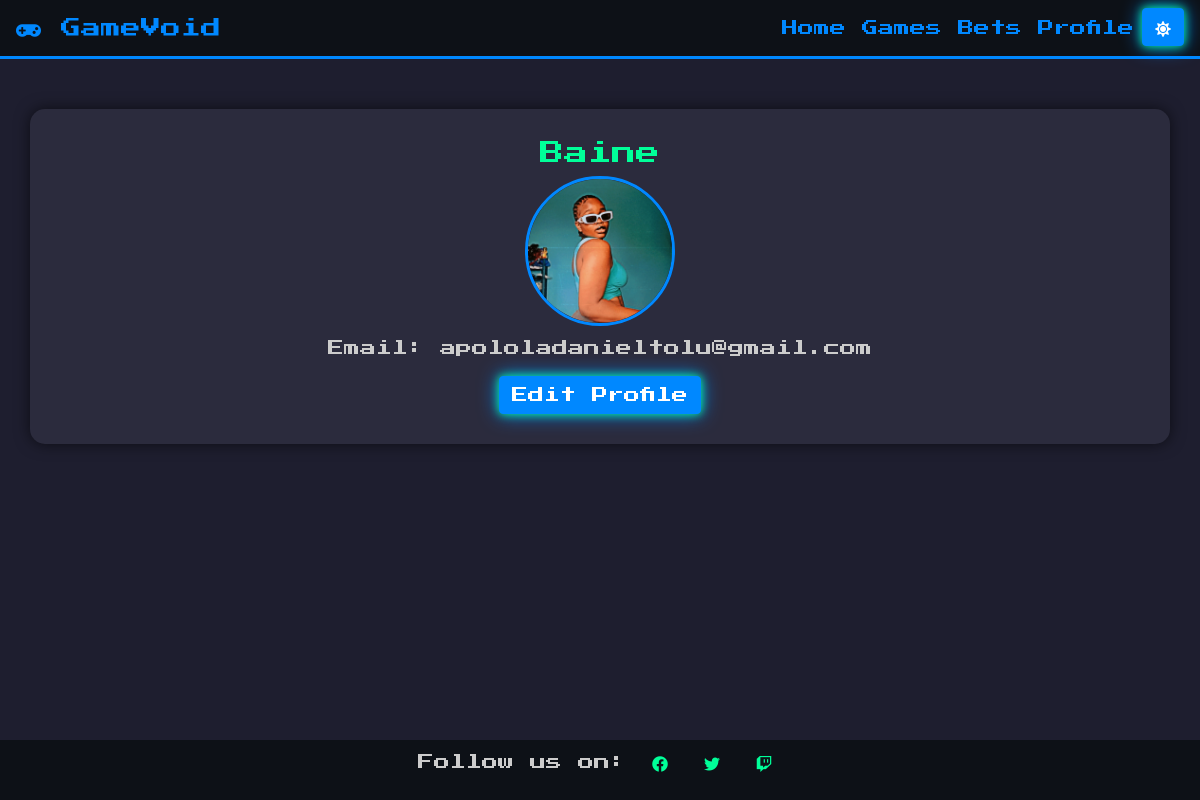
Before: /profile (signed in) with the older database file.
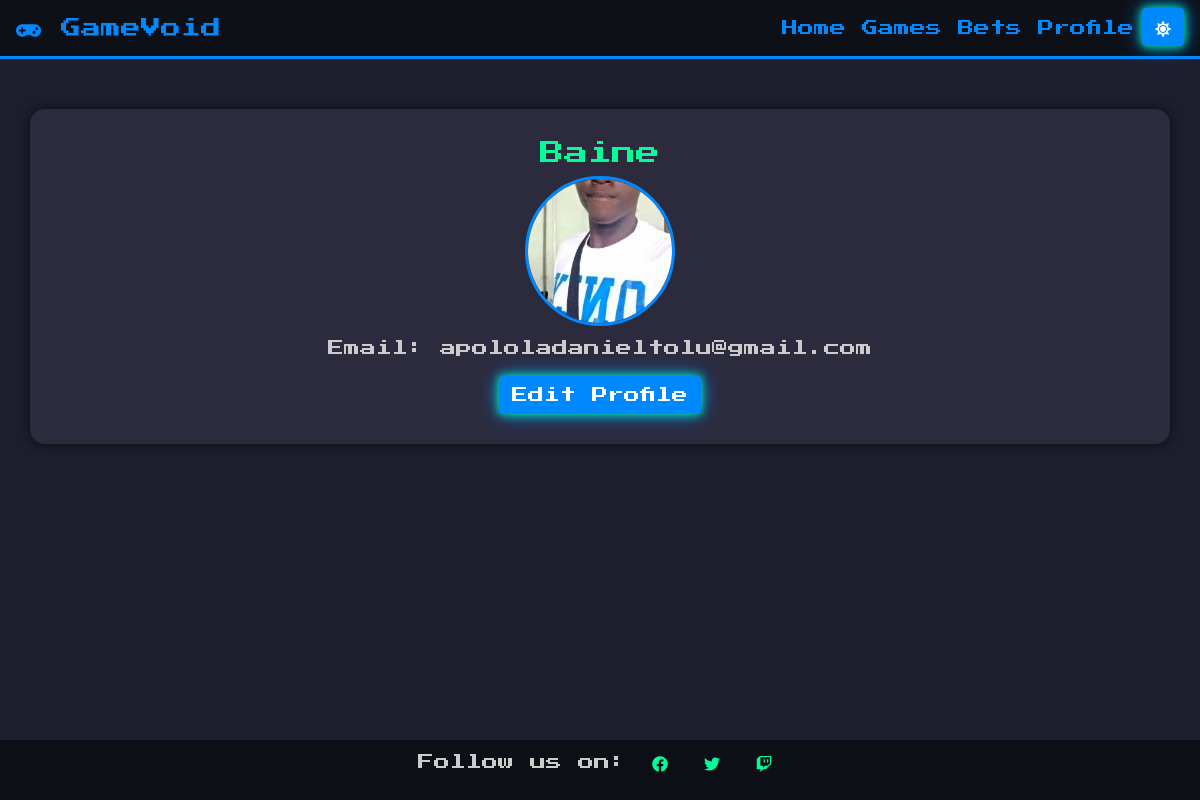
After: the same page with the newer database file.
### utils/models.py (models this page shows)
class User(db.Model):
    __tablename__ = 'Users'
    id = Column(Integer, primary_key=True)
    email = Column(String(120), unique=True, nullable=False)
    username = Column(String(60), unique=True, nullable=False)
    password = Column(String(60), nullable=False)
    profile_pic = Column(String(120), nullable=True)

### utils/routes.py (the view)
@app.route('/profile', methods=['GET', 'POST'])
def profile():
    if 'user_id' in session:  # Check if the user is logged in
        user = User.query.get(session['user_id'])  # Get the user from the database
        if user:
            return render_template("profile.html", user=user)  # Render profile page with user data
        else:
            flash('User not found.', 'danger')
            return redirect(url_for('login'))  # Redirect to login if user is not found
    else:
        flash('You need to log in to access the profile page.', 'danger')
        return redirect(url_for('login'))  # Redirect to login if user is not logged in

### utils/templates/profile.html (shortened to what this page needs)
<!DOCTYPE html>
<html lang="en">
<head>
    <link rel="stylesheet" href="{{ url_for('static', filename='bootstrap.min.css') }}">
    <link rel="stylesheet" href="https://cdnjs.cloudflare.com/ajax/libs/font-awesome/5.15.4/css/all.min.css">
</head>
<body>
    <nav class="navbar navbar-expand-lg">
        <a class="navbar-brand" href="#">
            <i class="fas fa-gamepad"></i> GameVoid
        </a>
        <div class="collapse navbar-collapse" id="navbarNav">
            <ul class="navbar-nav ml-auto">
                <li class="nav-item active">
                    <a class="nav-link" href="/home">Home</a>
                </li>
                <li class="nav-item">
                    <a class="nav-link" href="/games">Games</a>
                </li>
                <li class="nav-item">
                    <a class="nav-link" href="/bets">Bets</a>
                </li>
                <li class="nav-item">
                    <a class="nav-link" href="/profile">Profile</a>
                </li>
                <li class="nav-item">
                    <button type="button" id="toggleTheme" class="btn btn-primary">
                        <i class="fas fa-sun theme-icon" id="themeIcon"></i>
                    </button>
                </li>
            </ul>
        </div>
    </nav>
    <div class="container profile-section">
        <h2 class="username">{{ user.username }}</h2>
        <img src="{{ url_for('static', filename='uploads/profile_pics/' + user.profile_pic if user.profile_pic else 'default-avatar.png') }}" alt="Profile Picture" class="profile-pic">
        <p class="user-info">Email: {{ user.email }}</p>
        <a href="/edit_profile" class="btn btn-primary">Edit Profile</a>
    </div>
    <footer class="footer">
        <p>Follow us on:
            <a href="#"><i class="fab fa-facebook"></i></a>
            <a href="#"><i class="fab fa-twitter"></i></a>
            <a href="#"><i class="fab fa-twitch"></i></a>
        </p>
    </footer>
</body>
</html>

### utils/templates/profile.html (style rules this page uses)
body { background-color: #1e1e2f; color: white; font-family: 'Press Start 2P', cursive; transition: background-color 0.5s, color 0.5s; }
.navbar { background-color: #0d1117; border-bottom: 3px solid #0088ff; }
.navbar-brand, .nav-link { color: #0088ff !important; }
.profile-section { margin: 50px auto; text-align: center; background-color: #2b2b3d; padding: 30px; border-radius: 15px; box-shadow: 0 0 15px rgba(0, 0, 0, 0.6); }
.profile-pic { width: 150px; height: 150px; border-radius: 50%; object-fit: cover; border: 3px solid #0088ff; }
.username { color: #00ff99; font-size: 24px; }
.user-info { margin-top: 10px; color: #ccc; }
.btn-primary { background-color: #0088ff; border-color: #0088ff; color: white; box-shadow: 0 0 10px #00ff99, 0 0 20px #0088ff; transition: box-shadow 0.3s ease-in-out, background-color 0.3s ease-in-out; }
a { color: #00ff99; }
.footer { background-color: #0d1117; padding: 10px 0; text-align: center; color: #ccc; position: fixed; bottom: 0; width: 100%; }
.footer a { color: #00ff99; margin: 0 10px; }

Changed rows visible on the page:
changed User "Baine": profile_pic: a different picture
